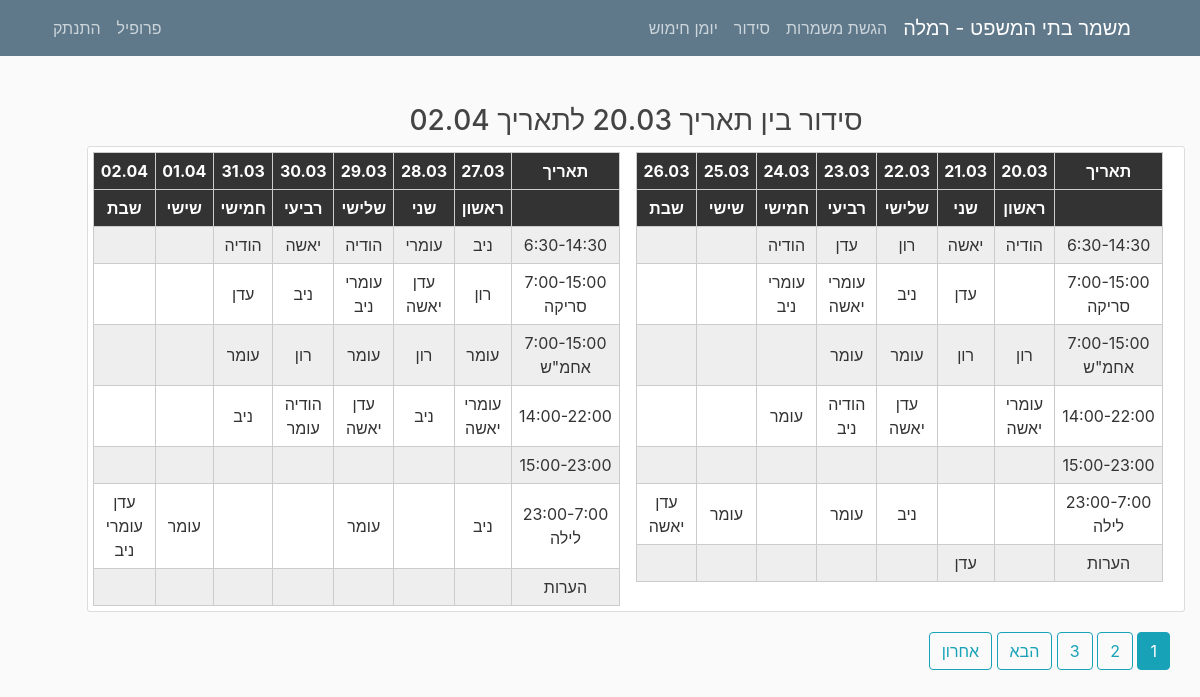
Screenshot of /organization/ (signed in) with the database file from the repository.
### mishmar/models.py (models this page shows, shortened)
class Settings(models.Model):
    submitting = models.BooleanField(default=True, verbose_name="ניתן להגיש/לשנות הגשות")
    pin_code = models.IntegerField(default=1234, verbose_name="קוד זיהוי")
    officer = models.CharField(max_length=20, verbose_name="קצין מתקן")
    city = models.CharField(max_length=100, verbose_name="עיר")
    max_seq0 = models.IntegerField(default=2, verbose_name="מספר רצפים מקסימלי לילה לצהריים")
    max_seq1 = models.IntegerField(default=2, verbose_name="מספר רצפים מקסימלי צהריים לבוקר")
    version = models.CharField(max_length=10, default="1.0", verbose_name="גרסה")
    friday_morning = models.BooleanField(default=False, verbose_name="שישי בוקר נחשב במינימום הגשות?", blank=True)
    friday_noon = models.BooleanField(default=False, verbose_name="שישי בצהריים נחשב במינימום הגשות?", blank=True)
    num_mags = models.PositiveIntegerField(default=3, verbose_name="מספר מחסניות")
    hand_cuffs = models.PositiveIntegerField(default=8, verbose_name="מספר אזיקים")
    num_mag_cases = models.PositiveIntegerField(default=8, verbose_name="מספר פונדות")
    num_gun_cases = models.PositiveIntegerField(default=8, verbose_name="מספר נרתיקים")

class Organization(models.Model):
    date = models.DateField(default=timezone.now)
    num_weeks = models.IntegerField(default=2, blank=False)
    published = models.BooleanField(default=False, verbose_name="פרסום")
    class Meta:
        verbose_name = "סידור עבודה"
        verbose_name_plural = "סידורי עבודה"

class OrganizationShift(models.Model):
    title = models.CharField(max_length=200, verbose_name="משמרת")
    index = models.IntegerField(default=1, verbose_name="מספר משמרת")
    shift_num = models.IntegerField(default=1, verbose_name="סוג משמרת")
    sub_title = models.CharField(max_length=200, verbose_name="כותרת משמרת", blank=True, null=True)
    opening = models.BooleanField(default=False, verbose_name="פתיחה", blank=True)
    manager = models.BooleanField(default=False, verbose_name="אחמש", blank=True)
    pull = models.BooleanField(default=False, verbose_name="משיכה", blank=True)
    class Meta:
        verbose_name = "משמרת מבנה סידור"
        verbose_name_plural = "משמרות מבנה סידור"

### users/models.py (models this page shows, shortened)
class UserSettings(models.Model):
    user = models.OneToOneField(User, on_delete=models.CASCADE)
    nickname = models.CharField(default="אין", max_length=20, verbose_name="כינוי", blank=True)
    night = models.IntegerField(default=0, verbose_name="לילה")
    sat_night = models.IntegerField(default=0, verbose_name="שישי לילה/מוצ\"ש")
    fri_noon = models.IntegerField(default=0, verbose_name="שישי צהריים")
    sat_morning = models.IntegerField(default=0, verbose_name="שבת בוקר/צהריים")
    image = models.TextField(default="", verbose_name="תמונה", blank=True)
    sat = models.BooleanField(default=False, verbose_name="עושה רק מוצ\"ש")
    language = models.CharField(default="hebrew", max_length=30, verbose_name="שפה")
    class Meta:
        verbose_name = "הגדרות משתמש"
        verbose_name_plural = "הגדרות משתמשים"

### mishmar/views.py (the view)
# urls.py: path("organization/", OrganizationListView.as_view(), name="Organization"),
class OrganizationListView(LoginRequiredMixin, ListView):
    model = Organization
    template_name = "mishmar/organizations_list.html"
    context_object_name = "organizations"
    ordering = ["-date"]
    paginate_by = 1
    def get_context_data(self, **kwargs):
        ctx = super(OrganizationListView, self).get_context_data(**kwargs)
        weeks = Week.objects.all()
        shifts = OrganizationShift.objects.all().order_by('shift_num', 'index')
        ctx["weeks"] = weeks
        ctx["shifts"] = shifts
        return ctx

### mishmar/views.py (called while the page is built)
@register.filter
def check_keys(key, dictionary):
    for i in range(1, 8):
        if f'{i}@{key.title}@{key.id}' in dictionary.keys():
            return True
    return False

@register.filter
def get_week_shift(shift, week):
    shifts = []
    for i in range(1, 8):
        if f'{i}@{shift.title}@{shift.id}' in week.keys():
            shifts.append(week[f'{i}@{shift.title}@{shift.id}'])
        else:
            break
    return shifts

@register.filter
def get_city(string):
    settings = Settings.objects.all().first()
    return settings.city

@register.filter
def isStaff(user):
    return user.groups.filter(name='staff').exists()

@register.filter
def getmonth(month):
    letter = month.lower()[0]
    if (letter >= 'a' and letter <= 'z'):
        return month
    else:
        months_he = ["ינו", "פבר", "מרץ", "אפר", "מאי", "יונ", "יול", "אוג", "ספט", "אוק", "נוב", "דצמ"]
        months = ["jan", "feb", "mar", "apr", "may", "jun", "jul", "aug", "sep", "oct", "nov", "dec"]
        return months[months_he.index(month)]

@register.filter
def getday(string):
    letter = datetime.datetime.now().strftime("%b").lower()[0]
    if (letter >= 'a' and letter <= 'z'):
        return datetime.datetime.now()
    return datetime.datetime.now()

@register.filter(name="translate_text")
def translate_text(text, user, from_language="hebrew"):
    if user.is_authenticated:
        user_settings = USettings.objects.all().filter(user=user).first()
        if from_language != user_settings.language:
            langs_dict = GoogleTranslator.get_supported_languages(as_dict=True)
            translator = GoogleTranslator(source='auto', target=langs_dict[user_settings.language])
            return translator.translate(text).capitalize()
    return text

@register.filter
def get_base_string(user, num):
    return translate_text(base_strings[int(num)], user, "hebrew")

@register.filter
def clip_days(days, num_week):
    new_days = []
    for i in range(num_week * 7, num_week * 7 + 7):
        new_days.append(days[i])
    return new_days

@register.filter
def get_days(organization):
    days = []
    for x in range(organization.num_weeks * 7):
        days.append(organization.date + datetime.timedelta(days=x))
    return days

@register.filter
def get_weeks(organization):
    weeks_obj = Week.objects.all().filter(date=organization.date).order_by("num_week")
    weeks = []
    for week in weeks_obj:
        weeks.append(week.shifts)
    return weeks

### mishmar/templates/mishmar/organizations_list.html (shortened to what this page needs)
{% extends "mishmar/base.html" %}
{% block content %}
{% if request.user.username != 'metagber' %}
    {% for organization in organizations %}
        <h3 style="align-items: center">סידור בין תאריך {{ organization|get_days|first|date:"d.m" }} לתאריך {{ organization|get_days|last|date:"d.m" }}</h3>
        {% if organization.published or organization|get_num_organization != 0 %}
        <div class="content-section row">
            {% for week in organization|get_weeks %}
                <div style="margin-right: 1em">
        <table class="responsive-table-input-matrix" style="align-items: center; margin-left: 10px">
                <thead>
                <tr>
                    <th>תאריך</th>
                    {% for day in organization|get_days|clip_days:forloop.counter0 %}
                        <th>{{ day|date:"d.m" }}</th>
                        {% endfor %}
                </tr>
                <tr>
                    <th></th>
                    <th>ראשון</th>
                    <th>שני</th>
                    <th>שלישי</th>
                    <th>רביעי</th>
                    <th>חמישי</th>
                    <th>שישי</th>
                    <th>שבת</th>
                </tr>
                </thead>
                <tbody>
                {% for key in shifts %}
                {% if key|check_keys:week %}
                <tr style="align-content: end">
                    <td>{{ key.title }} <br> {% if key.sub_title != None %} {{key.sub_title}} {%endif %}</td>
                    {% for shift in key|get_week_shift:week %}
                    <td>{{shift}}</td>
                    {% endfor %}
                </tr>
                {% endif %}
                {% endfor %}
                </tbody>
            </table>
                    </div>
                {% endfor %}
            </div>
        {% else %}
        <h3 style="margin-top: 10px">עדיין לא פורסם סידור</h3>
        {% endif %}
            {% endfor %}
    {% if is_paginated %}
      {% for num in page_obj.paginator.page_range %}
        {% if page_obj.number == num %}
          <a class="btn btn-info mb-4" href="?page={{ num }}">{{ num }}</a>
        {% elif num > page_obj.number|add:'-3' and num < page_obj.number|add:'3' %}
          <a class="btn btn-outline-info mb-4" href="?page={{ num }}">{{ num }}</a>
        {% endif %}
      {% endfor %}
      {% if page_obj.has_next %}
        <a class="btn btn-outline-info mb-4" href="?page={{ page_obj.next_page_number }}">הבא</a>
        <a class="btn btn-outline-info mb-4" href="?page={{ page_obj.paginator.num_pages }}">אחרון</a>
      {% endif %}
    {% endif %}
{% endif %}
{% endblock content %}

### mishmar/templates/mishmar/base.html (shortened to what this page needs)
{% load static %}
<!DOCTYPE html>
<html dir = rtl>
<head>
    <link rel="stylesheet" href="https://maxcdn.bootstrapcdn.com/bootstrap/4.0.0/css/bootstrap.min.css">
    <link rel="stylesheet" type="text/css" href="{% static 'mishmar/main.css' %}">
    <link rel="stylesheet" type="text/css" href="{% static 'mishmar/matrix.css' %}">
    <link rel="stylesheet" type="text/css" href="{% static 'mishmar/neon.css' %}">
</head>
<body>
    <header class="site-header">
      <nav class="navbar navbar-expand-md navbar-dark bg-steel fixed-top">
        <div class="container">
          <a class="navbar-brand mr-4" href="{% url 'Home' %}">משמר בתי המשפט - {{ ""|get_city }}</a>
          <div class="collapse navbar-collapse" id="navbarToggle">
            <div class="navbar-nav ">
              {% if request.user.is_authenticated %}
              {% if request.user.username != 'metagber' %}
              <a style="margin-right: 0.5em" class="nav-item nav-link" href="{% url 'Serve' %}">{{ request.user|get_base_string:"1" }}</a>
                <a  class="nav-item nav-link" href="{% url 'Organization' %}">{{ request.user|get_base_string:"2" }}</a>
                {% endif %}
                <a  class="nav-item nav-link" href="{% url 'armingday' year='today'|getday|date:'Y' month='today'|getday|date:'b'|getmonth day='today'|getday|date:'d' %}">יומן חימוש</a>
                {% endif %}
            </div>
            <div class="navbar-nav mr-auto">
                {% if request.user.is_authenticated %}
                {% if request.user.username != 'metagber' %}
                    <a class="nav-item nav-link" href="{% url 'profile' %}">{{ request.user|get_base_string:"6" }}</a>
                    {% endif %}
                    <a class="nav-item nav-link" href="{% url 'logout' %}">{{ request.user|get_base_string:"7" }}</a>
                 {% else %}
                    <a class="nav-item nav-link" href="{% url 'login' %}">{{ request.user|get_base_string:"8" }}</a>
                    <a class="nav-item nav-link" href="{% url 'register' %}">{{ request.user|get_base_string:"9" }}</a>
                {% endif %}
            </div>
          </div>
        </div>
      </nav>
    </header>
    <main role="main" class="container">
      <div class="row" dir="rtl">
        <div>
          {% block content %}{% endblock %}
        </div>
      </div>
    </main>
</body>
</html>

### mishmar/static/mishmar/main.css (style rules this page uses)
body { background: #fafafa; color: #333333; margin-top: 5rem; padding: 1.5em; direction: rtl; text-align: right; }
h1, h2, h3, h4, h5, h6 { color: #444444; direction: rtl; text-align: center; }
.bg-steel { background-color: #5f788a; }
.site-header .navbar-nav .nav-link { color: #cbd5db; }
.content-section { background: #ffffff; padding: 5px 5px; border: 1px solid #dddddd; border-radius: 3px; margin-bottom: 20px; direction: rtl; text-align: center; }

### mishmar/static/mishmar/matrix.css (style rules this page uses)
table { width: 100%; border-collapse: collapse; }
tr:nth-of-type(odd) { background: #eee; }
th { background: #333; color: white; font-weight: bold; }
td, th { padding: 6px; border: 1px solid #ccc; text-align: center; white-space: pre-line; }

### rows the page displays
Settings: city "רמלה"
Organization: num_weeks+date "02.04", organization "20.03" "21.03" "22.03" "23.03" "24.03" "25.03" "26.03" "27.03" "28.03" "29.03" "30.03" "31.03" "01.04" "02.04", published True (drawn)
OrganizationShift: title "6:30-14:30", key "הודיה" "יאשה" "רון" "עדן" "הודיה" "ניב" "עומרי" "הודיה" "יאשה" "הודיה"
OrganizationShift: title "7:00-15:00", sub_title "סריקה", key "עדן" "ניב" "עומרי יאשה" "עומרי ניב" "רון" "עדן יאשה" "עומרי ניב" "ניב" "עדן"
OrganizationShift: title "7:00-15:00", sub_title "אחמ\"ש", key "רון" "רון" "עומר" "עומר" "עומר" "רון" "עומר" "רון" "עומר"
OrganizationShift: title "14:00-22:00", key "עומרי יאשה" "עדן יאשה" "הודיה ניב" "עומר" "עומרי יאשה" "ניב" "עדן יאשה" "הודיה עומר" "ניב"
OrganizationShift: title "15:00-23:00"
OrganizationShift: title "23:00-7:00", sub_title "לילה", key "ניב" "עומר" "עומר" "עדן יאשה" "ניב" "עומר" "עומר" "עדן עומרי ניב"
OrganizationShift: title "הערות", key "עדן"

### other values shown
{{ request.user|get_base_string:"1" }} "הגשת משמרות"
{{ request.user|get_base_string:"2" }} "סידור"
{{ request.user|get_base_string:"6" }} "פרופיל"
{{ request.user|get_base_string:"7" }} "התנתק"
{{ num }} "1"
{{ num }} "2" "3"
